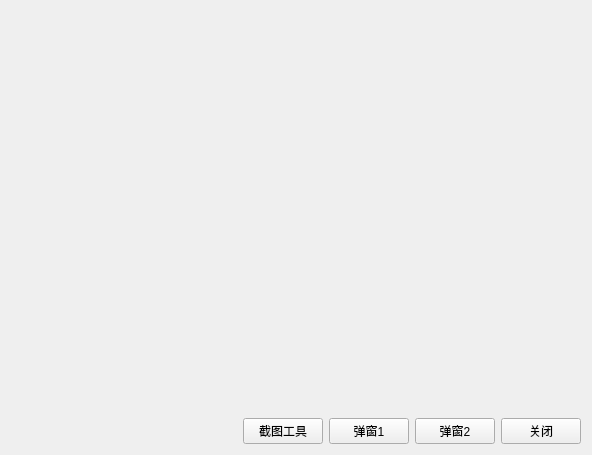
<?xml version="1.0" encoding="UTF-8"?>
<ui version="4.0">
 <class>Widget</class>
 <widget class="QWidget" name="Widget">
  <property name="geometry">
   <rect>
    <x>0</x>
    <y>0</y>
    <width>592</width>
    <height>455</height>
   </rect>
  </property>
  <property name="windowTitle">
   <string>Widget</string>
  </property>
  <layout class="QGridLayout" name="gridLayout">
   <item row="0" column="4">
    <spacer name="verticalSpacer">
     <property name="orientation">
      <enum>Qt::Vertical</enum>
     </property>
     <property name="sizeHint" stdset="0">
      <size>
       <width>20</width>
       <height>405</height>
      </size>
     </property>
    </spacer>
   </item>
   <item row="1" column="0">
    <spacer name="horizontalSpacer">
     <property name="orientation">
      <enum>Qt::Horizontal</enum>
     </property>
     <property name="sizeHint" stdset="0">
      <size>
       <width>247</width>
       <height>20</height>
      </size>
     </property>
    </spacer>
   </item>
   <item row="1" column="1">
    <widget class="QPushButton" name="pushButton">
     <property name="text">
      <string>截图工具</string>
     </property>
    </widget>
   </item>
   <item row="1" column="2">
    <widget class="QPushButton" name="pushButton_2">
     <property name="text">
      <string>弹窗1</string>
     </property>
    </widget>
   </item>
   <item row="1" column="3">
    <widget class="QPushButton" name="pushButton_3">
     <property name="text">
      <string>弹窗2</string>
     </property>
    </widget>
   </item>
   <item row="1" column="4">
    <widget class="QPushButton" name="pushButton_4">
     <property name="text">
      <string>关闭</string>
     </property>
    </widget>
   </item>
  </layout>
 </widget>
 <layoutdefault spacing="6" margin="11"/>
 <resources/>
 <connections/>
</ui>
